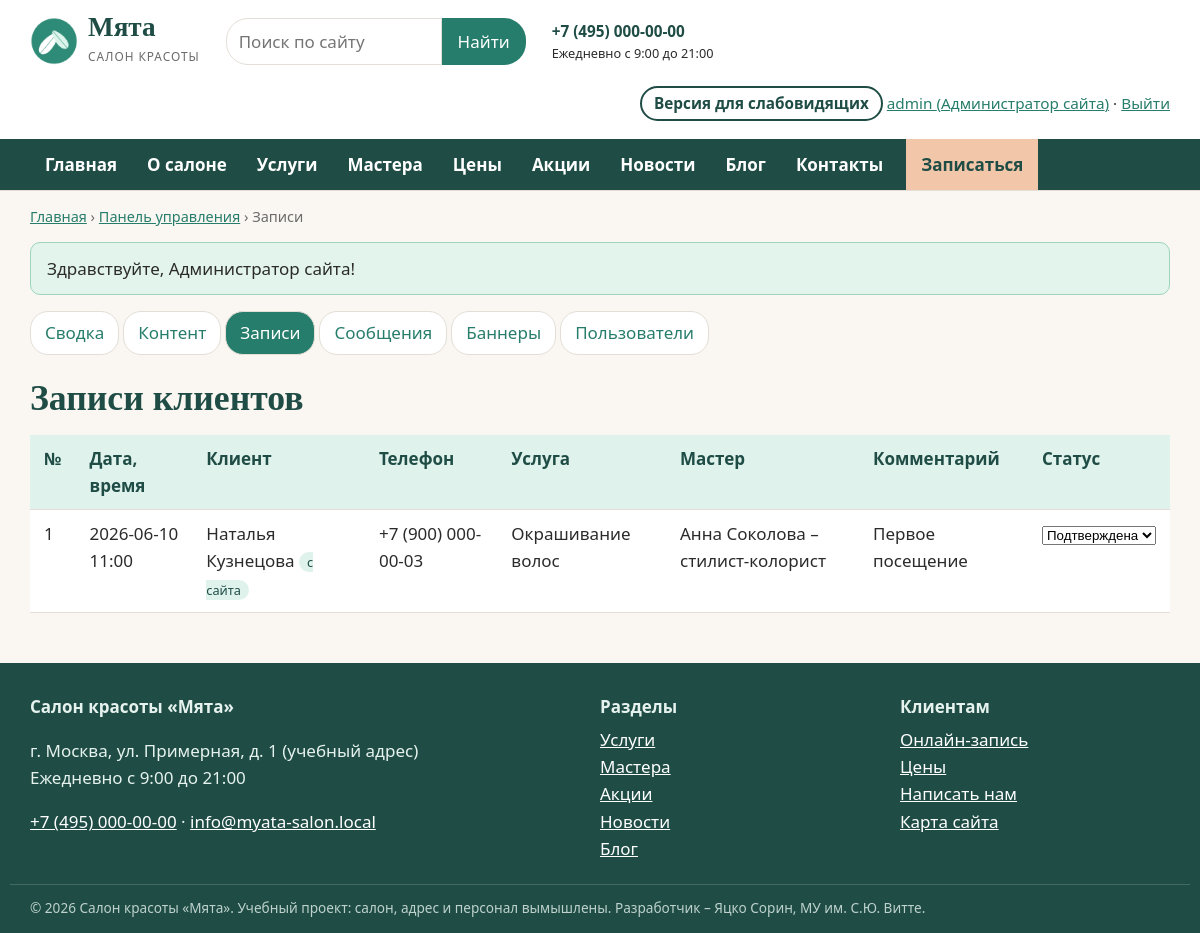
The app's page /admin/bookings.php (signed in) with its own data.
### tables this page shows
CREATE TABLE users (
  id INT AUTO_INCREMENT PRIMARY KEY,
  login VARCHAR(40) NOT NULL UNIQUE,
  password_hash VARCHAR(255) NOT NULL,
  name VARCHAR(100) NOT NULL,
  email VARCHAR(120) NOT NULL UNIQUE,
  phone VARCHAR(30) NOT NULL DEFAULT '',
  role ENUM('admin','manager','client') NOT NULL DEFAULT 'client',
  is_active TINYINT(1) NOT NULL DEFAULT 1,
  created_at DATETIME NOT NULL DEFAULT CURRENT_TIMESTAMP
);

CREATE TABLE bookings (
  id INT AUTO_INCREMENT PRIMARY KEY,
  user_id INT NULL,
  name VARCHAR(100) NOT NULL,
  phone VARCHAR(30) NOT NULL,
  service_id INT NOT NULL,
  master_id INT NULL,
  visit_date DATE NOT NULL,
  visit_time TIME NOT NULL,
  comment VARCHAR(500) NOT NULL DEFAULT '',
  status ENUM('new','confirmed','done','cancelled') NOT NULL DEFAULT 'new',
  created_at DATETIME NOT NULL DEFAULT CURRENT_TIMESTAMP,
  CONSTRAINT fk_bookings_user FOREIGN KEY (user_id) REFERENCES users(id) ON DELETE SET NULL,
  CONSTRAINT fk_bookings_service FOREIGN KEY (service_id) REFERENCES articles(id),
  CONSTRAINT fk_bookings_master FOREIGN KEY (master_id) REFERENCES articles(id) ON DELETE SET NULL
);

CREATE TABLE articles (
  id INT AUTO_INCREMENT PRIMARY KEY,
  section VARCHAR(20) NOT NULL,
  slug VARCHAR(100) NOT NULL,
  title VARCHAR(200) NOT NULL,
  summary VARCHAR(400) NOT NULL,
  body TEXT NOT NULL,
  image VARCHAR(120) NOT NULL DEFAULT '',
  price INT NULL,
  duration INT NULL,
  is_published TINYINT(1) NOT NULL DEFAULT 1,
  views INT NOT NULL DEFAULT 0,
  created_at DATETIME NOT NULL DEFAULT CURRENT_TIMESTAMP,
  updated_at DATETIME NULL,
  UNIQUE KEY uq_section_slug (section, slug),
  FULLTEXT KEY ft_search (title, summary, body),
  CONSTRAINT fk_articles_section FOREIGN KEY (section) REFERENCES sections(code)
);

CREATE TABLE sections (
  code VARCHAR(20) PRIMARY KEY,
  title VARCHAR(60) NOT NULL,
  description VARCHAR(255) NOT NULL,
  sort INT NOT NULL DEFAULT 0
);

### config.php (called while the page is built, shortened)
<?php
$config = [
    'db_host'   => 'localhost',
    'db_port'   => 3306,
    'db_name'   => 'salon_myata',
    'db_user'   => 'root',
    'db_pass'   => '',
    'site_name' => 'Салон красоты «Мята»',
    'phone'     => '+7 (495) 000-00-00',
    'email'     => 'info@myata-salon.local',
    'address'   => 'г. Москва, ул. Примерная, д. 1 (учебный адрес)',
    'hours'     => 'Ежедневно с 9:00 до 21:00',
];
return $config;

### includes/bootstrap.php (called while the page is built, shortened)
<?php
$CONFIG = require __DIR__ . '/../config.php';
try {
    $pdo = new PDO(
        sprintf('mysql:host=%s;port=%d;dbname=%s;charset=utf8mb4',
            $CONFIG['db_host'], $CONFIG['db_port'], $CONFIG['db_name']),
        $CONFIG['db_user'],
        $CONFIG['db_pass'],
        [PDO::ATTR_ERRMODE => PDO::ERRMODE_EXCEPTION, PDO::ATTR_DEFAULT_FETCH_MODE => PDO::FETCH_ASSOC]
    );
} catch (PDOException $e) {
    http_response_code(500);
    exit('<h1>Нет подключения к базе данных</h1><p>Проверьте настройки в config.php '
        . 'и импортируйте database/salon_myata.sql.</p>');
}
require __DIR__ . '/functions.php';
require __DIR__ . '/auth.php';

### includes/auth.php (called while the page is built, shortened)
<?php
function current_user(): ?array
{
    static $user = false;
    if ($user === false) {
        $user = null;
        if (!empty($_SESSION['uid'])) {
            $st = db()->prepare('SELECT id, login, name, email, phone, role FROM users WHERE id = ? AND is_active = 1');
            $st->execute([$_SESSION['uid']]);
            $user = $st->fetch() ?: null;
        }
    }
    return $user;
}
function require_login(): array
{
    $u = current_user();
    return $u;
}
function require_role(string ...$roles): array
{
    $u = require_login();
    return $u;
}

### admin/bookings.php (the view, shortened to what this page needs)
<?php
require __DIR__ . '/../includes/bootstrap.php';
require_role('admin', 'manager');
$statuses = ['new' => 'Новая', 'confirmed' => 'Подтверждена', 'done' => 'Выполнена', 'cancelled' => 'Отменена'];
$rows = db()->query('SELECT b.*, s.title service, m.title master FROM bookings b JOIN articles s ON s.id = b.service_id
    LEFT JOIN articles m ON m.id = b.master_id ORDER BY b.status = "new" DESC, b.visit_date, b.visit_time')->fetchAll();
$crumbs = [['Панель управления', url('admin/index.php')], ['Записи']];
require __DIR__ . '/../includes/header.php';
require __DIR__ . '/_nav.php';
?>
<h1>Записи клиентов</h1>
<table class="data">
    <thead><tr><th>№</th><th>Дата, время</th><th>Клиент</th><th>Телефон</th><th>Услуга</th><th>Мастер</th><th>Комментарий</th><th>Статус</th></tr></thead>
    <tbody>
    <?php foreach ($rows as $r): ?>
        <tr><td><?= (int) $r['id'] ?></td><td><?= e($r['visit_date']) ?> <?= e(substr($r['visit_time'], 0, 5)) ?></td>
            <td><?= e($r['name']) ?><?= $r['user_id'] ? ' <span class="tag">с сайта</span>' : '' ?></td><td><?= e($r['phone']) ?></td>
            <td><?= e($r['service']) ?></td><td><?= e($r['master'] ?? 'любой') ?></td><td><?= e($r['comment']) ?></td>
            <td><form method="post" class="inline"><?= csrf_field() ?><input type="hidden" name="id" value="<?= (int) $r['id'] ?>">
                <select name="status" onchange="this.form.submit()" aria-label="Статус записи <?= (int) $r['id'] ?>">
                    <?php foreach ($statuses as $k => $l): ?><option value="<?= $k ?>"<?= $k === $r['status'] ? ' selected' : '' ?>><?= $l ?></option><?php endforeach; ?>
                </select><noscript><button>OK</button></noscript></form></td></tr>
    <?php endforeach; ?>
    </tbody>
</table>
<?php require __DIR__ . '/../includes/footer.php'; ?>

### includes/header.php (shortened to what this page needs)
<?php
$v = vi();
$user = current_user();
$crumbs = $crumbs ?? [];
$current = substr($_SERVER['SCRIPT_NAME'], strlen(ROOT_URL) + 1);
$curSection = $_GET['s'] ?? '';
$menu = [
    ['index.php', 'Главная', ''], ['about.php', 'О салоне', ''],
    ['section.php', 'Услуги', 'services'], ['section.php', 'Мастера', 'masters'],
    ['prices.php', 'Цены', ''], ['section.php', 'Акции', 'promo'],
    ['section.php', 'Новости', 'news'], ['section.php', 'Блог', 'blog'],
    ['contacts.php', 'Контакты', ''],
];
$bodyClass = $v['on'] ? 'vi vi-size-' . $v['size'] . ' vi-' . $v['scheme']
    . ($v['img'] ? '' : ' vi-noimg') . ($v['space'] ? ' vi-space' : '') : '';
?>
<!doctype html>
<html lang="ru">
<head>
    <link rel="stylesheet" href="<?= e(url('assets/css/style.css')) ?>">
</head>
<body class="<?= e($bodyClass) ?>">
<header class="site-header">
    <div class="wrap header-top">
        <a class="logo" href="<?= e(url()) ?>">
            <img src="<?= e(url('assets/img/logo.png')) ?>" alt="" width="48" height="48">
            <span><strong>Мята</strong><small>салон красоты</small></span>
        </a>
        <form class="search" action="<?= e(url('search.php')) ?>" method="get" role="search">
            <input id="q" type="search" name="q" placeholder="Поиск по сайту" value="<?= e($_GET['q'] ?? '') ?>">
            <button type="submit">Найти</button>
        </form>
        <div class="header-contacts">
            <a href="tel:<?= e(preg_replace('/[^\d+]/', '', cfg('phone'))) ?>"><?= e(cfg('phone')) ?></a>
            <small><?= e(cfg('hours')) ?></small>
        </div>
        <div class="header-actions">
            <?php if (!$v['on']): ?>
                <a class="btn-vi" href="<?= e(url('vi.php?vi=1&back=' . urlencode($_SERVER['REQUEST_URI'] ?? ''))) ?>"
                   title="Версия для слабовидящих">Версия для слабовидящих</a>
            <?php endif; ?>
            <?php if ($user): ?>
                <a href="<?= e(url($user['role'] === 'client' ? 'cabinet.php' : 'admin/index.php')) ?>">
                    <?= e($user['login']) ?> (<?= e(ROLES[$user['role']]) ?>)</a> ·
                <a href="<?= e(url('logout.php')) ?>">Выйти</a>
            <?php else: ?>
                <a href="<?= e(url('login.php')) ?>">Вход</a> · <a href="<?= e(url('register.php')) ?>">Регистрация</a>
            <?php endif; ?>
        </div>
    </div>
    <nav class="main-nav" aria-label="Главное меню">
        <div class="wrap">
            <ul>
                <?php foreach ($menu as [$file, $label, $menuSec]):
                    $href = $menuSec ? "section.php?s=$menuSec" : $file;
                    $active = $current === $file && ($menuSec === '' || $menuSec === $curSection); ?>
                    <li><a href="<?= e(url($href)) ?>"<?= $active ? ' class="active" aria-current="page"' : '' ?>><?= e($label) ?></a></li>
                <?php endforeach; ?>
                <li><a class="nav-cta" href="<?= e(url('booking.php')) ?>">Записаться</a></li>
            </ul>
        </div>
    </nav>
</header>
<main id="main" class="wrap">
<?php if ($crumbs): ?>
    <nav class="crumbs" aria-label="Навигационная цепочка">
        <a href="<?= e(url()) ?>">Главная</a>
        <?php foreach ($crumbs as $crumb): ?> › <?= isset($crumb[1]) ? '<a href="' . e($crumb[1]) . '">' . e($crumb[0]) . '</a>' : '<span>' . e($crumb[0]) . '</span>' ?><?php endforeach; ?>
    </nav>
<?php endif; ?>
<?= flashes() ?>

### includes/footer.php (shortened to what this page needs)
</main>
<footer class="site-footer">
    <div class="wrap footer-grid">
        <div>
            <strong>Салон красоты «Мята»</strong>
            <p><?= e(cfg('address')) ?><br><?= e(cfg('hours')) ?></p>
            <p><a href="tel:<?= e(preg_replace('/[^\d+]/', '', cfg('phone'))) ?>"><?= e(cfg('phone')) ?></a> ·
               <a href="mailto:<?= e(cfg('email')) ?>"><?= e(cfg('email')) ?></a></p>
        </div>
        <div>
            <strong>Разделы</strong>
            <ul>
                <?php foreach (sections() as $code => $s): ?>
                    <li><a href="<?= e(url('section.php?s=' . $code)) ?>"><?= e($s['title']) ?></a></li>
                <?php endforeach; ?>
            </ul>
        </div>
        <div>
            <strong>Клиентам</strong>
            <ul>
                <li><a href="<?= e(url('booking.php')) ?>">Онлайн-запись</a></li>
                <li><a href="<?= e(url('prices.php')) ?>">Цены</a></li>
                <li><a href="<?= e(url('contacts.php')) ?>">Написать нам</a></li>
                <li><a href="<?= e(url('sitemap.php')) ?>">Карта сайта</a></li>
            </ul>
        </div>
    </div>
    <div class="wrap footer-note">
        © 2026 Салон красоты «Мята». Учебный проект: салон, адрес и персонал вымышлены.
        Разработчик – Яцко Сорин, МУ им. С.Ю. Витте.
    </div>
</footer>
</body>
</html>

### assets/css/style.css (style rules this page uses)
:root { --mint: #277D6B; --mint-dark: #1F4D46; --mint-light: #DFF2EC; --cream: #FAF7F2; --peach: #F2C6A8; --text: #2B2B2B; --muted: #6B6B6B; --line: #E3DED6; --white: #FFFFFF; --radius: 14px; --font: "Segoe UI", Roboto, "PT Sans", Arial, sans-serif; --font-head: Georgia, "PT Serif", "Times New Roman", serif; }
* { box-sizing: border-box; }
html { font-size: 17px; }
body { margin: 0; font-family: var(--font); color: var(--text); background: var(--cream); line-height: 1.6; }
a { color: var(--mint); }
h1, h2, h3 { font-family: var(--font-head); color: var(--mint-dark); line-height: 1.25; }
h1 { font-size: 2.1rem; margin: .6em 0 .4em; }
img { max-width: 100%; height: auto; display: block; }
.wrap { max-width: 1180px; margin: 0 auto; padding: 0 20px; }
.site-header { background: var(--white); border-bottom: 1px solid var(--line); }
.header-top { display: flex; align-items: center; gap: 18px 26px; padding: 14px 20px; flex-wrap: wrap; }
.logo { display: flex; align-items: center; gap: 10px; text-decoration: none; color: var(--mint-dark); }
.logo strong { display: block; font-family: var(--font-head); font-size: 1.6rem; line-height: 1; }
.logo small { color: var(--muted); letter-spacing: .08em; text-transform: uppercase; font-size: .7rem; }
.search { display: flex; flex: 0 1 300px; min-width: 200px; }
.search input { flex: 1; min-width: 0; padding: 9px 12px; border: 1px solid var(--line); border-radius: 22px 0 0 22px; font: inherit; }
.search button { flex-shrink: 0; padding: 9px 16px; border: 0; background: var(--mint); color: #fff; border-radius: 0 22px 22px 0; cursor: pointer; font: inherit; }
.header-contacts { display: flex; flex-direction: column; font-size: .9rem; }
.header-contacts a { font-weight: 700; text-decoration: none; color: var(--mint-dark); }
.header-actions { margin-left: auto; font-size: .9rem; text-align: right; }
.btn-vi { display: inline-block; border: 2px solid var(--mint-dark); border-radius: 20px; padding: 3px 12px; text-decoration: none; color: var(--mint-dark); font-weight: 600; margin-bottom: 4px; }
.main-nav { background: var(--mint-dark); }
.main-nav ul { list-style: none; margin: 0; padding: 0; display: flex; flex-wrap: wrap; }
.main-nav a { display: block; padding: 12px 15px; color: #fff; text-decoration: none; font-weight: 600; }
.main-nav .nav-cta { background: var(--peach); color: var(--mint-dark); border-radius: 0; margin-left: 8px; }
.crumbs { font-size: .85rem; margin-top: 14px; color: var(--muted); }
.price-table, .data { width: 100%; border-collapse: collapse; background: var(--white); margin-bottom: 18px; }
.price-table th, .price-table td, .data th, .data td { padding: 10px 14px; border-bottom: 1px solid var(--line); text-align: left; vertical-align: top; }
.price-table thead th, .data thead th { background: var(--mint-light); color: var(--mint-dark); }
form.inline { display: inline; }
.tag { font-size: .75rem; background: var(--mint-light); color: var(--mint-dark); padding: 1px 8px; border-radius: 10px; }
.site-footer { background: var(--mint-dark); color: #E6F2EE; margin-top: 50px; padding: 30px 0 14px; }
.site-footer a { color: #fff; }
.footer-grid { display: grid; grid-template-columns: 2fr 1fr 1fr; gap: 30px; }
.footer-grid ul { list-style: none; padding: 0; margin: 6px 0; }
.footer-note { font-size: .8rem; opacity: .8; margin-top: 16px; border-top: 1px solid rgba(255,255,255,.2); padding-top: 12px; }

### records on screen
users: login "admin", role "Администратор сайта"
bookings: id "1", visit_date "2026-06-10", visit_time "11:00", name "Наталья Кузнецова", shows "с сайта", phone "+7 (900) 000-00-03", service.title "Окрашивание волос", master.title "Анна Соколова – стилист-колорист", comment "Первое посещение", status "Подтверждена"
sections: title "Услуги"
sections: title "Мастера"
sections: title "Акции"
sections: title "Новости"
sections: title "Блог"

### other values on screen
cfg('phone') "+7 (495) 000-00-00"
cfg('hours') "Ежедневно с 9:00 до 21:00"
$label "Главная"
$label "О салоне"
$label "Услуги"
$label "Мастера"
$label "Цены"
$label "Акции"
$label "Новости"
$label "Блог"
$label "Контакты"
$crumb[0] "Панель управления"
$crumb[0] "Записи"
$text "Здравствуйте, Администратор сайта!"
$l "Сводка"
